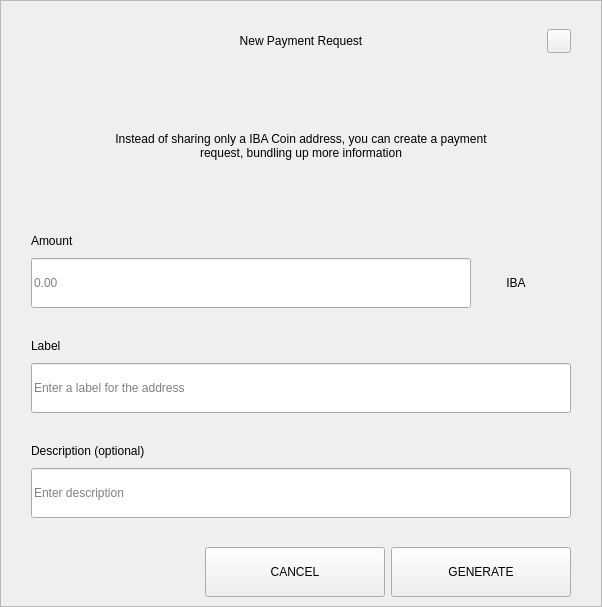
<?xml version="1.0" encoding="UTF-8"?>
<ui version="4.0">
 <class>RequestDialog</class>
 <widget class="QDialog" name="RequestDialog">
  <property name="geometry">
   <rect>
    <x>0</x>
    <y>0</y>
    <width>602</width>
    <height>607</height>
   </rect>
  </property>
  <property name="windowTitle">
   <string>Dialog</string>
  </property>
  <layout class="QVBoxLayout" name="verticalLayout_5">
   <property name="spacing">
    <number>0</number>
   </property>
   <property name="leftMargin">
    <number>0</number>
   </property>
   <property name="topMargin">
    <number>0</number>
   </property>
   <property name="rightMargin">
    <number>0</number>
   </property>
   <property name="bottomMargin">
    <number>0</number>
   </property>
   <item>
    <widget class="QFrame" name="frame">
     <property name="styleSheet">
      <string notr="true"/>
     </property>
     <property name="frameShape">
      <enum>QFrame::StyledPanel</enum>
     </property>
     <property name="frameShadow">
      <enum>QFrame::Raised</enum>
     </property>
     <layout class="QVBoxLayout" name="verticalLayout_4" stretch="1,0,0">
      <property name="spacing">
       <number>0</number>
      </property>
      <property name="leftMargin">
       <number>30</number>
      </property>
      <property name="topMargin">
       <number>20</number>
      </property>
      <property name="rightMargin">
       <number>30</number>
      </property>
      <property name="bottomMargin">
       <number>0</number>
      </property>
      <item>
       <layout class="QHBoxLayout" name="horizontalLayout_3">
        <property name="spacing">
         <number>0</number>
        </property>
        <item>
         <spacer name="horizontalSpacer_21">
          <property name="orientation">
           <enum>Qt::Horizontal</enum>
          </property>
          <property name="sizeHint" stdset="0">
           <size>
            <width>40</width>
            <height>20</height>
           </size>
          </property>
         </spacer>
        </item>
        <item>
         <widget class="QLabel" name="labelTitle">
          <property name="minimumSize">
           <size>
            <width>0</width>
            <height>40</height>
           </size>
          </property>
          <property name="maximumSize">
           <size>
            <width>16777215</width>
            <height>40</height>
           </size>
          </property>
          <property name="styleSheet">
           <string notr="true">padding-left:24px;</string>
          </property>
          <property name="text">
           <string>New Payment Request</string>
          </property>
          <property name="alignment">
           <set>Qt::AlignCenter</set>
          </property>
          <property name="margin">
           <number>7</number>
          </property>
         </widget>
        </item>
        <item>
         <spacer name="horizontalSpacer">
          <property name="orientation">
           <enum>Qt::Horizontal</enum>
          </property>
          <property name="sizeHint" stdset="0">
           <size>
            <width>40</width>
            <height>20</height>
           </size>
          </property>
         </spacer>
        </item>
        <item>
         <widget class="QPushButton" name="btnEsc">
          <property name="minimumSize">
           <size>
            <width>24</width>
            <height>24</height>
           </size>
          </property>
          <property name="maximumSize">
           <size>
            <width>24</width>
            <height>24</height>
           </size>
          </property>
          <property name="focusPolicy">
           <enum>Qt::NoFocus</enum>
          </property>
          <property name="text">
           <string/>
          </property>
         </widget>
        </item>
       </layout>
      </item>
      <item>
       <widget class="QStackedWidget" name="stack">
        <property name="minimumSize">
         <size>
          <width>540</width>
          <height>0</height>
         </size>
        </property>
        <property name="maximumSize">
         <size>
          <width>540</width>
          <height>16777215</height>
         </size>
        </property>
        <property name="currentIndex">
         <number>0</number>
        </property>
        <widget class="QWidget" name="page_1">
         <property name="minimumSize">
          <size>
           <width>540</width>
           <height>0</height>
          </size>
         </property>
         <property name="maximumSize">
          <size>
           <width>540</width>
           <height>16777215</height>
          </size>
         </property>
         <layout class="QVBoxLayout" name="layout1">
          <property name="spacing">
           <number>0</number>
          </property>
          <property name="leftMargin">
           <number>0</number>
          </property>
          <property name="topMargin">
           <number>0</number>
          </property>
          <property name="rightMargin">
           <number>0</number>
          </property>
          <property name="bottomMargin">
           <number>0</number>
          </property>
          <item>
           <spacer name="verticalSpacer_21">
            <property name="orientation">
             <enum>Qt::Vertical</enum>
            </property>
            <property name="sizeType">
             <enum>QSizePolicy::Fixed</enum>
            </property>
            <property name="sizeHint" stdset="0">
             <size>
              <width>20</width>
              <height>30</height>
             </size>
            </property>
           </spacer>
          </item>
          <item alignment="Qt::AlignHCenter">
           <widget class="QLabel" name="labelMessage">
            <property name="minimumSize">
             <size>
              <width>400</width>
              <height>50</height>
             </size>
            </property>
            <property name="text">
             <string>Instead of sharing only a IBA Coin address, you can create a payment request, bundling up more information</string>
            </property>
            <property name="alignment">
             <set>Qt::AlignCenter</set>
            </property>
            <property name="wordWrap">
             <bool>true</bool>
            </property>
           </widget>
          </item>
          <item alignment="Qt::AlignBottom">
           <widget class="QWidget" name="containerAmount" native="true">
            <layout class="QVBoxLayout" name="verticalLayout">
             <property name="spacing">
              <number>9</number>
             </property>
             <property name="leftMargin">
              <number>0</number>
             </property>
             <property name="topMargin">
              <number>0</number>
             </property>
             <property name="rightMargin">
              <number>0</number>
             </property>
             <property name="bottomMargin">
              <number>0</number>
             </property>
             <item>
              <widget class="QLabel" name="labelSubtitleAmount">
               <property name="minimumSize">
                <size>
                 <width>350</width>
                 <height>16</height>
                </size>
               </property>
               <property name="maximumSize">
                <size>
                 <width>16777215</width>
                 <height>16</height>
                </size>
               </property>
               <property name="text">
                <string>Amount</string>
               </property>
              </widget>
             </item>
             <item alignment="Qt::AlignTop">
              <widget class="QWidget" name="layoutAmount" native="true">
               <layout class="QHBoxLayout" name="horizontalLayout" stretch="2,0">
                <property name="spacing">
                 <number>0</number>
                </property>
                <property name="leftMargin">
                 <number>0</number>
                </property>
                <property name="topMargin">
                 <number>0</number>
                </property>
                <property name="rightMargin">
                 <number>0</number>
                </property>
                <property name="bottomMargin">
                 <number>0</number>
                </property>
                <item>
                 <widget class="QLineEdit" name="lineEditAmount">
                  <property name="minimumSize">
                   <size>
                    <width>0</width>
                    <height>50</height>
                   </size>
                  </property>
                  <property name="maximumSize">
                   <size>
                    <width>16777215</width>
                    <height>50</height>
                   </size>
                  </property>
                  <property name="placeholderText">
                   <string notr="true">0.00</string>
                  </property>
                 </widget>
                </item>
                <item>
                 <widget class="QWidget" name="comboContainer" native="true">
                  <property name="minimumSize">
                   <size>
                    <width>100</width>
                    <height>50</height>
                   </size>
                  </property>
                  <property name="maximumSize">
                   <size>
                    <width>16777215</width>
                    <height>50</height>
                   </size>
                  </property>
                  <layout class="QHBoxLayout" name="horizontalLayout_31">
                   <property name="spacing">
                    <number>0</number>
                   </property>
                   <property name="leftMargin">
                    <number>0</number>
                   </property>
                   <property name="topMargin">
                    <number>0</number>
                   </property>
                   <property name="rightMargin">
                    <number>10</number>
                   </property>
                   <property name="bottomMargin">
                    <number>0</number>
                   </property>
                   <item>
                    <widget class="QLabel" name="comboBoxCoin">
                     <property name="text">
                      <string>IBA</string>
                     </property>
                     <property name="alignment">
                      <set>Qt::AlignCenter</set>
                     </property>
                    </widget>
                   </item>
                  </layout>
                 </widget>
                </item>
               </layout>
              </widget>
             </item>
            </layout>
           </widget>
          </item>
          <item>
           <spacer name="verticalSpacer_31">
            <property name="orientation">
             <enum>Qt::Vertical</enum>
            </property>
            <property name="sizeType">
             <enum>QSizePolicy::Fixed</enum>
            </property>
            <property name="sizeHint" stdset="0">
             <size>
              <width>20</width>
              <height>30</height>
             </size>
            </property>
           </spacer>
          </item>
          <item>
           <layout class="QVBoxLayout" name="verticalLayoutLabel">
            <property name="spacing">
             <number>9</number>
            </property>
            <item>
             <widget class="QLabel" name="labelSubtitleLabel">
              <property name="minimumSize">
               <size>
                <width>0</width>
                <height>16</height>
               </size>
              </property>
              <property name="maximumSize">
               <size>
                <width>16777215</width>
                <height>16</height>
               </size>
              </property>
              <property name="text">
               <string>Label</string>
              </property>
             </widget>
            </item>
            <item>
             <widget class="QLineEdit" name="lineEditLabel">
              <property name="minimumSize">
               <size>
                <width>0</width>
                <height>50</height>
               </size>
              </property>
              <property name="maximumSize">
               <size>
                <width>16777215</width>
                <height>50</height>
               </size>
              </property>
              <property name="placeholderText">
               <string>Enter a label for the address</string>
              </property>
             </widget>
            </item>
           </layout>
          </item>
          <item>
           <spacer name="verticalSpacer_34">
            <property name="orientation">
             <enum>Qt::Vertical</enum>
            </property>
            <property name="sizeType">
             <enum>QSizePolicy::Fixed</enum>
            </property>
            <property name="sizeHint" stdset="0">
             <size>
              <width>20</width>
              <height>30</height>
             </size>
            </property>
           </spacer>
          </item>
          <item>
           <layout class="QVBoxLayout" name="verticalLayoutDescription">
            <property name="spacing">
             <number>9</number>
            </property>
            <item>
             <widget class="QLabel" name="labelSubtitleDescription">
              <property name="minimumSize">
               <size>
                <width>0</width>
                <height>16</height>
               </size>
              </property>
              <property name="maximumSize">
               <size>
                <width>16777215</width>
                <height>16</height>
               </size>
              </property>
              <property name="text">
               <string>Description (optional)</string>
              </property>
             </widget>
            </item>
            <item>
             <widget class="QLineEdit" name="lineEditDescription">
              <property name="minimumSize">
               <size>
                <width>0</width>
                <height>50</height>
               </size>
              </property>
              <property name="maximumSize">
               <size>
                <width>16777215</width>
                <height>50</height>
               </size>
              </property>
              <property name="placeholderText">
               <string>Enter description</string>
              </property>
             </widget>
            </item>
            <item>
             <spacer name="verticalSpacer_4">
              <property name="orientation">
               <enum>Qt::Vertical</enum>
              </property>
              <property name="sizeType">
               <enum>QSizePolicy::Fixed</enum>
              </property>
              <property name="sizeHint" stdset="0">
               <size>
                <width>20</width>
                <height>20</height>
               </size>
              </property>
             </spacer>
            </item>
           </layout>
          </item>
         </layout>
        </widget>
        <widget class="QWidget" name="page_2">
         <layout class="QVBoxLayout" name="layout2">
          <item>
           <spacer name="verticalSpacer_5">
            <property name="orientation">
             <enum>Qt::Vertical</enum>
            </property>
            <property name="sizeType">
             <enum>QSizePolicy::Fixed</enum>
            </property>
            <property name="sizeHint" stdset="0">
             <size>
              <width>20</width>
              <height>50</height>
             </size>
            </property>
           </spacer>
          </item>
          <item alignment="Qt::AlignHCenter">
           <widget class="QLabel" name="labelQrImg">
            <property name="minimumSize">
             <size>
              <width>260</width>
              <height>260</height>
             </size>
            </property>
            <property name="maximumSize">
             <size>
              <width>260</width>
              <height>260</height>
             </size>
            </property>
            <property name="text">
             <string/>
            </property>
            <property name="alignment">
             <set>Qt::AlignCenter</set>
            </property>
           </widget>
          </item>
          <item>
           <spacer name="verticalSpacer_2">
            <property name="orientation">
             <enum>Qt::Vertical</enum>
            </property>
            <property name="sizeType">
             <enum>QSizePolicy::Fixed</enum>
            </property>
            <property name="sizeHint" stdset="0">
             <size>
              <width>20</width>
              <height>30</height>
             </size>
            </property>
           </spacer>
          </item>
          <item alignment="Qt::AlignHCenter">
           <widget class="QLabel" name="labelAddress">
            <property name="text">
             <string>iHFpRBdmahyJ2RsVzoKzyFHbGjcgbX44RV </string>
            </property>
           </widget>
          </item>
          <item>
           <spacer name="verticalSpacer_32">
            <property name="orientation">
             <enum>Qt::Vertical</enum>
            </property>
            <property name="sizeType">
             <enum>QSizePolicy::Expanding</enum>
            </property>
            <property name="sizeHint" stdset="0">
             <size>
              <width>20</width>
              <height>20</height>
             </size>
            </property>
           </spacer>
          </item>
          <item>
           <layout class="QHBoxLayout" name="horizontal">
            <property name="leftMargin">
             <number>20</number>
            </property>
            <property name="rightMargin">
             <number>20</number>
            </property>
            <property name="bottomMargin">
             <number>20</number>
            </property>
            <item>
             <spacer name="horizontalSpacer_4">
              <property name="orientation">
               <enum>Qt::Horizontal</enum>
              </property>
              <property name="sizeHint" stdset="0">
               <size>
                <width>40</width>
                <height>20</height>
               </size>
              </property>
             </spacer>
            </item>
            <item>
             <widget class="QPushButton" name="btnCopyAddress">
              <property name="minimumSize">
               <size>
                <width>180</width>
                <height>50</height>
               </size>
              </property>
              <property name="text">
               <string>COPY ADDRESS</string>
              </property>
             </widget>
            </item>
            <item>
             <widget class="QPushButton" name="btnCopyUrl">
              <property name="minimumSize">
               <size>
                <width>180</width>
                <height>50</height>
               </size>
              </property>
              <property name="text">
               <string>COPY URL</string>
              </property>
             </widget>
            </item>
            <item>
             <spacer name="horizontalSpacer_2">
              <property name="orientation">
               <enum>Qt::Horizontal</enum>
              </property>
              <property name="sizeHint" stdset="0">
               <size>
                <width>40</width>
                <height>20</height>
               </size>
              </property>
             </spacer>
            </item>
           </layout>
          </item>
         </layout>
        </widget>
       </widget>
      </item>
      <item>
       <widget class="QWidget" name="buttonsStack" native="true">
        <layout class="QHBoxLayout" name="horizontalLayout_5">
         <property name="leftMargin">
          <number>20</number>
         </property>
         <property name="rightMargin">
          <number>0</number>
         </property>
         <item>
          <spacer name="horizontalSpacer_41">
           <property name="orientation">
            <enum>Qt::Horizontal</enum>
           </property>
           <property name="sizeHint" stdset="0">
            <size>
             <width>40</width>
             <height>20</height>
            </size>
           </property>
          </spacer>
         </item>
         <item>
          <widget class="QPushButton" name="btnCancel">
           <property name="minimumSize">
            <size>
             <width>180</width>
             <height>50</height>
            </size>
           </property>
           <property name="focusPolicy">
            <enum>Qt::NoFocus</enum>
           </property>
           <property name="text">
            <string>CANCEL</string>
           </property>
          </widget>
         </item>
         <item>
          <widget class="QPushButton" name="btnSave">
           <property name="minimumSize">
            <size>
             <width>180</width>
             <height>50</height>
            </size>
           </property>
           <property name="focusPolicy">
            <enum>Qt::NoFocus</enum>
           </property>
           <property name="text">
            <string>GENERATE</string>
           </property>
          </widget>
         </item>
        </layout>
       </widget>
      </item>
     </layout>
    </widget>
   </item>
  </layout>
 </widget>
 <resources/>
 <connections/>
</ui>
